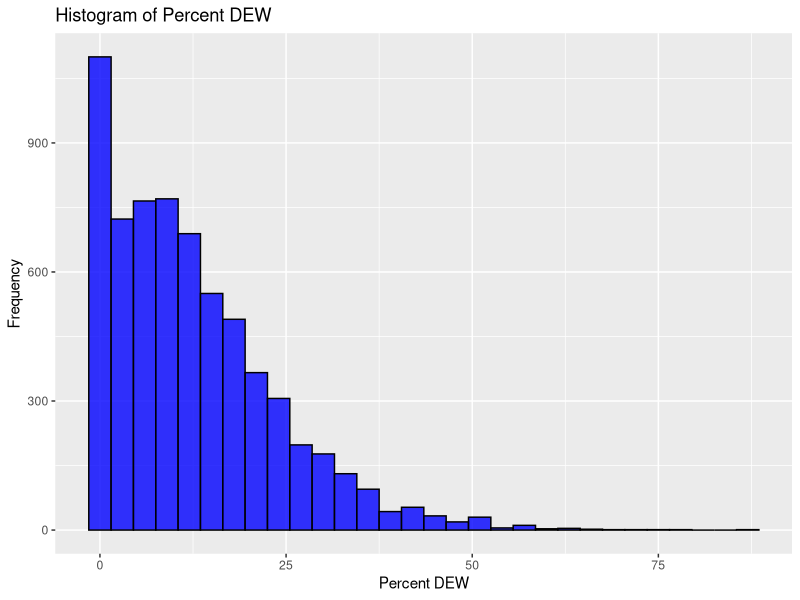
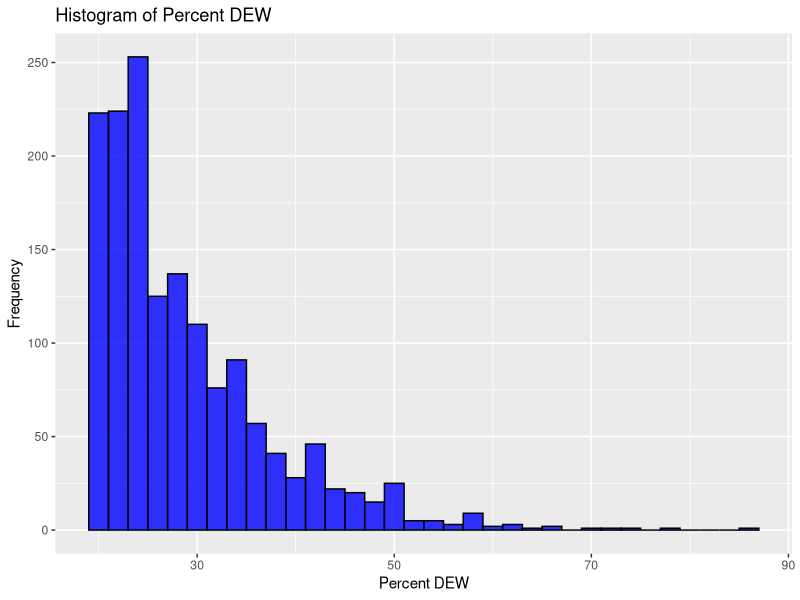
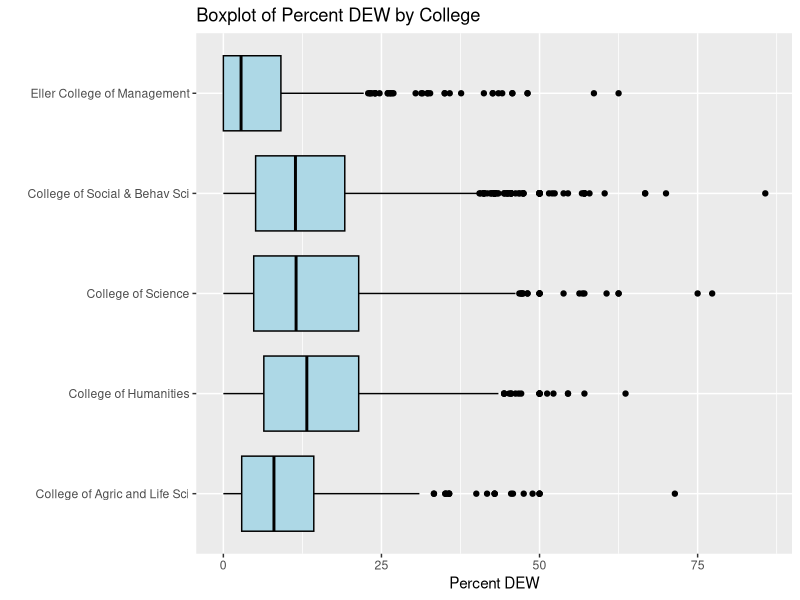
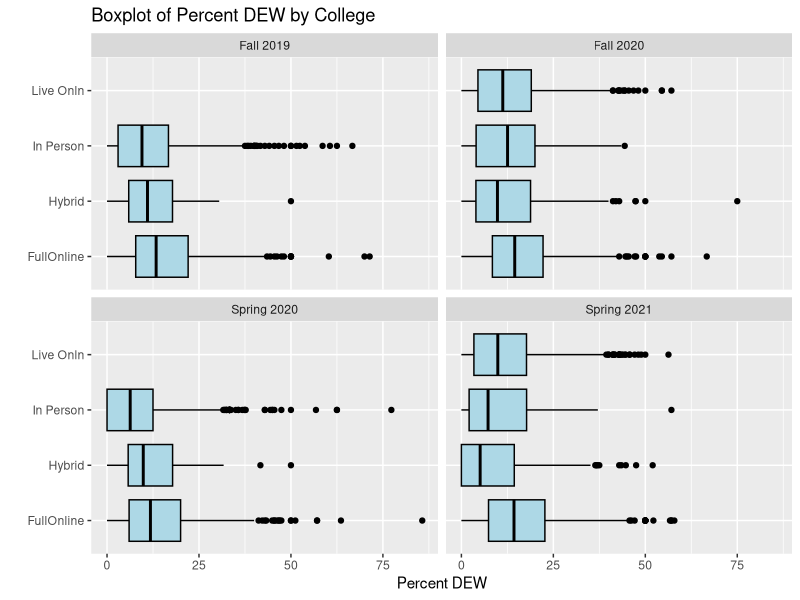
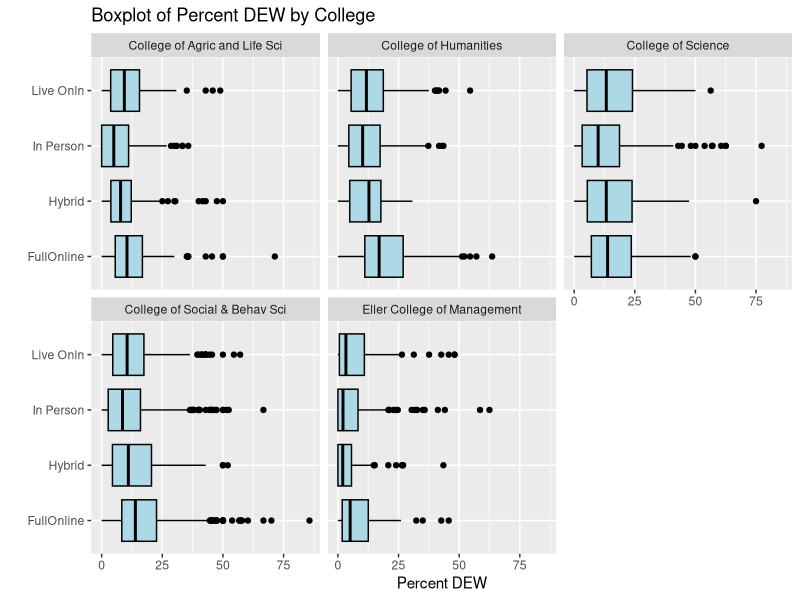

R code for these plots, in order:
## ---- chunk 1
#| code-fold: true
#| code-summary: "Load Libraries"

suppressWarnings(library(tidyverse))
library(knitr)
library(lubridate)
library(ggplot2)
library(dplyr)
## ---- chunk 2
#| code-fold: true
#| code-summary: "Read in Data"
# read in data
anomaly_data <- read.csv("data/study_data.csv")
## ---- chunk 3
summary(anomaly_data$Percent.DEW)
## ---- chunk 4
ggplot(anomaly_data, aes(x = Percent.DEW)) +
  geom_histogram(binwidth = 3, fill = "blue", color = "black", alpha = 0.8) +
  labs(title = "Histogram of Percent DEW", x = "Percent DEW", y = "Frequency")
## ---- chunk 5
anomaly_25 <- anomaly_data %>% 
  filter(Percent.DEW>19)

ggplot(anomaly_25, aes(x = Percent.DEW)) +
  geom_histogram(binwidth = 2, fill = "blue", color = "black", alpha = 0.8) +
  labs(title = "Histogram of Percent DEW", x = "Percent DEW", y = "Frequency")
## ---- chunk 6
ggplot(anomaly_data, aes(y = College, x = Percent.DEW)) +
  geom_boxplot(fill = "lightblue", color = "black") +
  labs(title = "Boxplot of Percent DEW by College",  x = "Percent DEW", y="")

## ---- chunk 7
ggplot(anomaly_data, aes(y = Mode, x = Percent.DEW)) +
  geom_boxplot(fill = "lightblue", color = "black") +
  labs(title = "Boxplot of Percent DEW by College",  x = "Percent DEW", y="")+
  facet_wrap(~TERM_LD, ncol=2)
## ---- chunk 8
ggplot(anomaly_data, aes(y = Mode, x = Percent.DEW)) +
  geom_boxplot(fill = "lightblue", color = "black") +
  labs(title = "Boxplot of Percent DEW by College",  x = "Percent DEW", y="")+
  facet_wrap(~College, ncol=3)
## ---- chunk 9
# create column to label high dew percentage courses
anomaly_data <- anomaly_data %>% 
  mutate(DEW_Class = case_when(
    Percent.DEW < 50 ~ 0,
    Percent.DEW >= 50 ~ 1
  ))
## ---- chunk 10
high_risk <- anomaly_data %>% 
  filter(DEW_Class > 0)

high_total <- aggregate(DEW_Class~College + TERM_LD, data=high_risk, sum)
high_total <- high_total %>% pivot_wider(names_from = TERM_LD, values_from = DEW_Class)
kable(high_total, caption =  "Total D, F, W Grade Counts for Each College per Semester")
  
## ---- chunk 11
high_soc <- high_risk %>% filter(College == "College of Social & Behav Sci")
high_total <- aggregate(DEW_Class~Department + TERM_LD, data=high_soc, sum)
high_total <- high_total %>% pivot_wider(names_from = TERM_LD, values_from = DEW_Class)
kable(high_total, caption =  "Total D, F, W Grade Counts for Each College per Semester")
